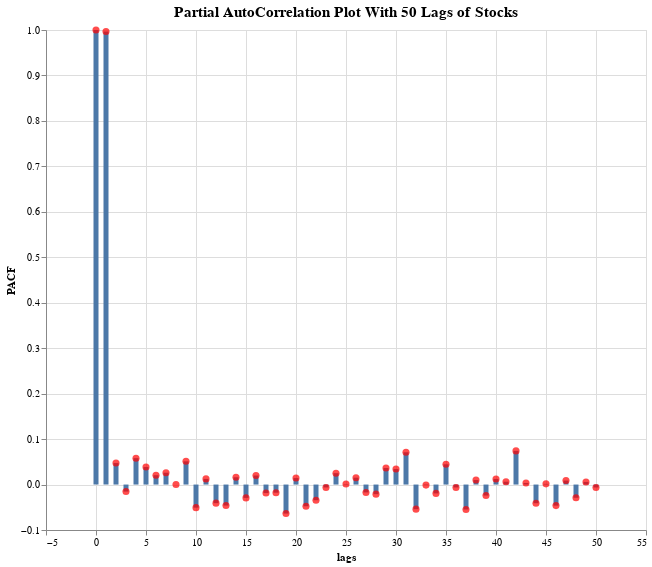

The notebook cell saved with this chart:
### Markdown cell above
### autocorrelation

### Code cell
from statsmodels.tsa.stattools import acf, pacf
# data for partial autocorrelation plot
lags = 50
source = pd.DataFrame({
    'lags': list(range(lags+1)),
    'PACF': pacf(df2["Close"], nlags=lags)
})

# ploting partial autocorrelation plot https://www.statsmodels.org/dev/generated/statsmodels.graphics.tsaplots.plot_pacf.html )
bar = alt.Chart(source).mark_bar().encode(
    x='lags:Q',
    y='PACF:Q',

)
circle = alt.Chart(source).mark_circle(size = 50, color='red').encode(
    x='lags:Q',
    y='PACF:Q',

)
text = bar.mark_text(
    align='left',
    baseline='middle',
    dx=3  # Nudges text to right so it doesn't appear on top of the bar
)  

(bar + circle + text).properties(
    title={"text":['Partial AutoCorrelation Plot With 50 Lags of Stocks'],
                   "fontSize":15,
                   "fontWeight": 'bold',
                   "font":'Courier New',},
    height=500, width=600
)

### Figure 1 — Vega-Lite specification as saved in the notebook (floating-point values rounded to 4 significant figures)
{"config": {"view": {"continuousWidth": 400, "continuousHeight": 300}}, "layer": [{"mark": "bar", "encoding": {"x": {"field": "lags", "type": "quantitative"}, "y": {"field": "PACF", "type": "quantitative"}}}, {"mark": {"type": "circle", "color": "red", "size": 50}, "encoding": {"x": {"field": "lags", "type": "quantitative"}, "y": {"field": "PACF", "type": "quantitative"}}}, {"mark": {"type": "text", "align": "left", "baseline": "middle", "dx": 3}, "encoding": {"x": {"field": "lags", "type": "quantitative"}, "y": {"field": "PACF", "type": "quantitative"}}}], "data": {"name": "data-00f4d3075ad941e2abec3f1f53de1fba"}, "height": 500, "title": {"text": ["Partial AutoCorrelation Plot With 50 Lags of Stocks"], "fontSize": 15, "fontWeight": "bold", "font": "Courier New"}, "width": 600, "$schema": "https://vega.github.io/schema/vega-lite/v4.17.0.json", "datasets": {"data-00f4d3075ad941e2abec3f1f53de1fba": [{"lags": 0, "PACF": 1.0}, {"lags": 1, "PACF": 0.9966}, {"lags": 2, "PACF": 0.04726}, {"lags": 3, "PACF": -0.01542}, {"lags": 4, "PACF": 0.05803}, {"lags": 5, "PACF": 0.03852}, {"lags": 6, "PACF": 0.02048}, {"lags": 7, "PACF": 0.02601}, {"lags": 8, "PACF": -2.531e-05}, {"lags": 9, "PACF": 0.05108}, {"lags": 10, "PACF": -0.05084}, {"lags": 11, "PACF": 0.01243}, {"lags": 12, "PACF": -0.04095}, {"lags": 13, "PACF": -0.04617}, {"lags": 14, "PACF": 0.01595}, {"lags": 15, "PACF": -0.02934}, {"lags": 16, "PACF": 0.01984}, {"lags": 17, "PACF": -0.0187}, {"lags": 18, "PACF": -0.0179}, {"lags": 19, "PACF": -0.06383}, {"lags": 20, "PACF": 0.01426}, {"lags": 21, "PACF": -0.04777}, {"lags": 22, "PACF": -0.03446}, {"lags": 23, "PACF": -0.006379}, {"lags": 24, "PACF": 0.02502}, {"lags": 25, "PACF": 0.001071}, {"lags": 26, "PACF": 0.01508}, {"lags": 27, "PACF": -0.01731}, {"lags": 28, "PACF": -0.02114}, {"lags": 29, "PACF": 0.03637}, {"lags": 30, "PACF": 0.03411}, {"lags": 31, "PACF": 0.07099}, {"lags": 32, "PACF": -0.05413}, {"lags": 33, "PACF": -0.001236}, {"lags": 34, "PACF": -0.01947}, {"lags": 35, "PACF": 0.04454}, {"lags": 36, "PACF": -0.00637}, {"lags": 37, "PACF": -0.05486}, {"lags": 38, "PACF": 0.009917}, {"lags": 39, "PACF": -0.02415}, {"lags": 40, "PACF": 0.01232}, {"lags": 41, "PACF": 0.006274}, {"lags": 42, "PACF": 0.07404}, {"lags": 43, "PACF": 0.003395}, {"lags": 44, "PACF": -0.04105}, {"lags": 45, "PACF": 0.001495}, {"lags": 46, "PACF": -0.04637}, {"lags": 47, "PACF": 0.008726}, {"lags": 48, "PACF": -0.02907}, {"lags": 49, "PACF": 0.005762}, {"lags": 50, "PACF": -0.006437}]}}
